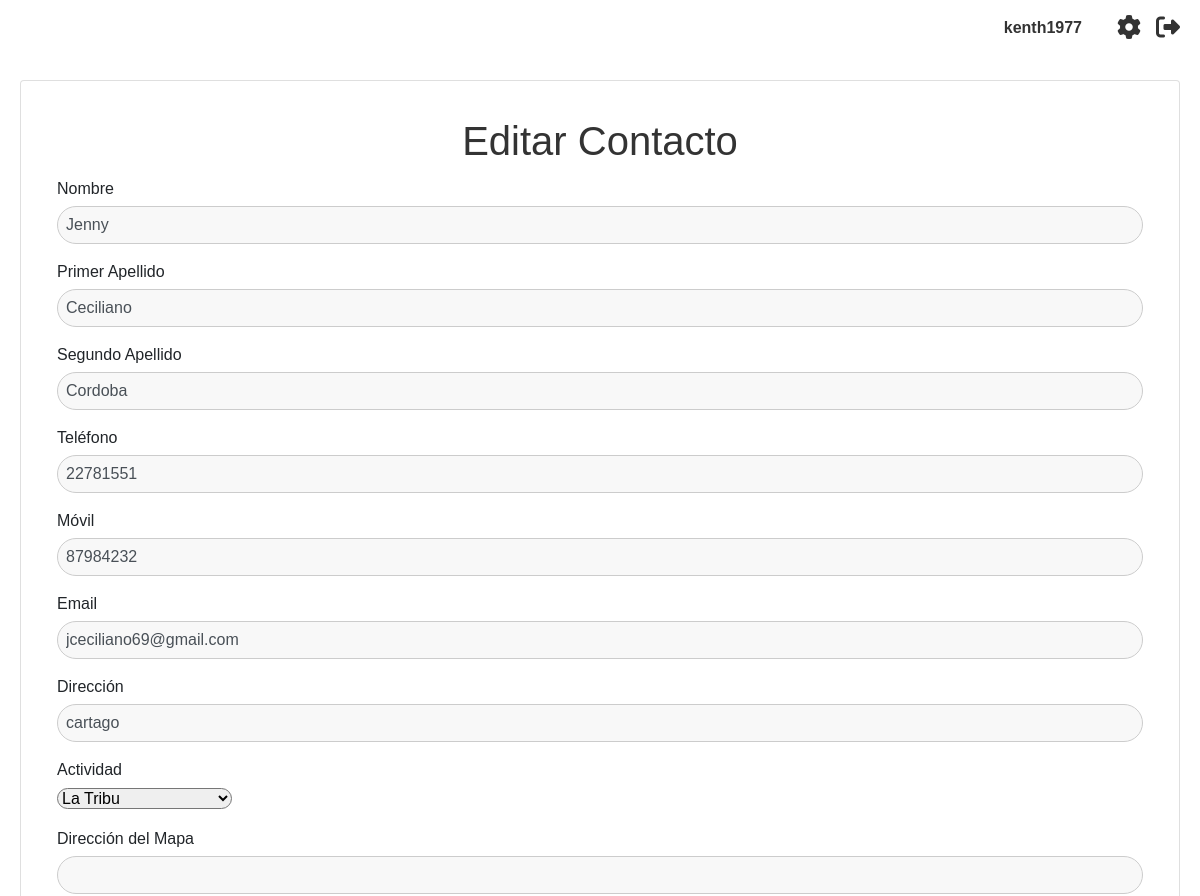
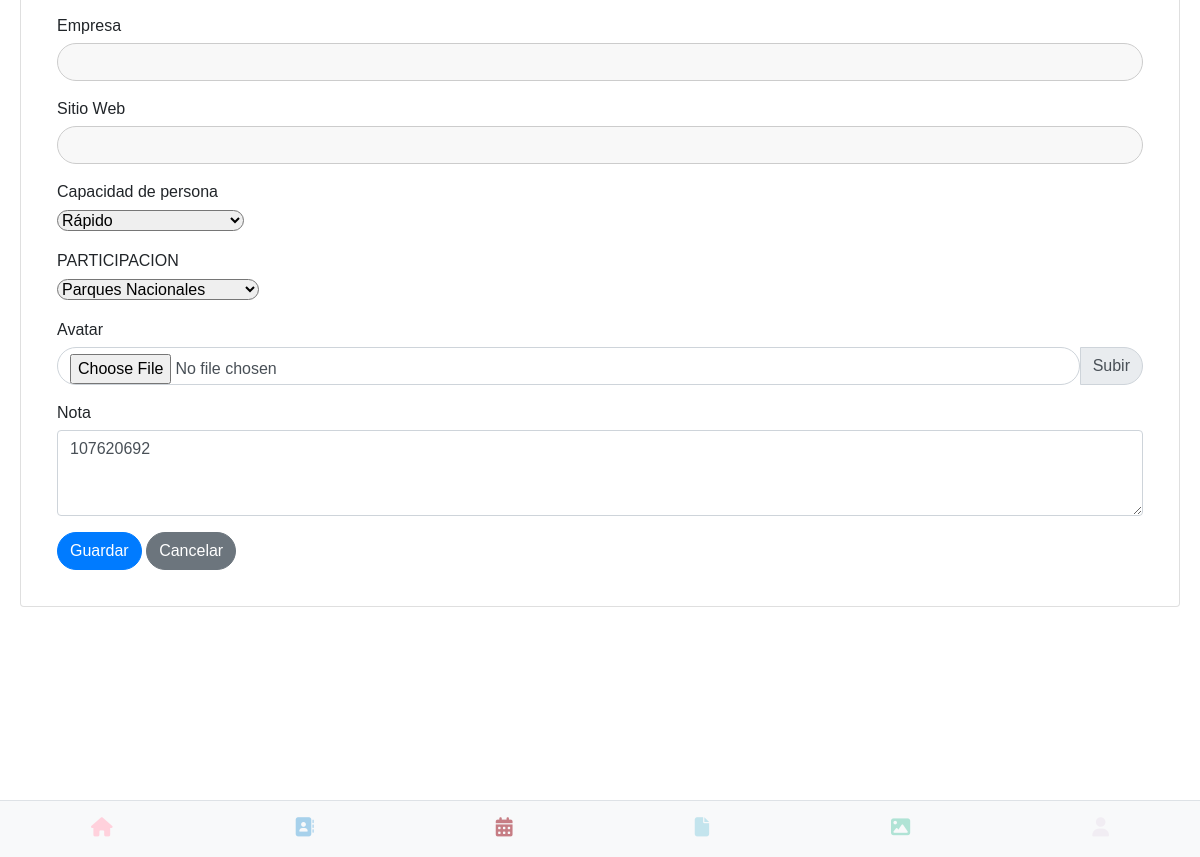
Page /editar_contacto/2 (signed in) on the committed database (2 pictures, top to bottom).
### app.py (models this page shows, shortened)
class User(UserMixin, db.Model):
    __tablename__ = 'users'
    id = db.Column(db.Integer, primary_key=True)
    username = db.Column(db.String(80), unique=True, nullable=False)
    email = db.Column(db.String(120), unique=True, nullable=False)
    cedula = db.Column(db.String(20), unique=True, nullable=False)
    telefono = db.Column(db.String(20), nullable=False)
    password_hash = db.Column(db.String(128))
    image_filename = db.Column(db.String(255), nullable=True)
    @property
    def is_active(self):
        return True

class Contacto(db.Model):
    id = db.Column(db.Integer, primary_key=True)
    nombre = db.Column(db.String(100), nullable=False)
    primer_apellido = db.Column(db.String(100))
    segundo_apellido = db.Column(db.String(100))
    telefono = db.Column(db.String(20), nullable=False)
    movil = db.Column(db.String(20))
    email = db.Column(db.String(120))
    direccion = db.Column(db.String(200))
    actividad = db.Column(db.String(100))
    tipo_actividad = db.Column(db.String(100))
    nota = db.Column(db.Text)
    direccion_mapa = db.Column(db.String(255))
    avatar_path = db.Column(db.String(255)) # Para guardar la ruta del avatar
    fecha_ingreso = db.Column(db.DateTime, default=datetime.utcnow)
    usuario_id = db.Column(db.Integer, db.ForeignKey('users.id'), nullable=False)
    usuario = db.relationship('User', backref=db.backref('contactos', lazy=True))
    empresa = db.Column(db.String(100))
    sitio_web = db.Column(db.String(200))
    capacidad_persona = db.Column(db.String(20))
    participacion = db.Column(db.String(30))

### app.py (the view, shortened to what this page needs)
@app.route('/editar_contacto/<int:id>', methods=['GET', 'POST'])
@login_required
def editar_contacto(id):
    contacto = Contacto.query.filter_by(id=id, usuario_id=current_user.id).first_or_404()
    form = ContactoForm(obj=contacto)
    return render_template('editar_contacto.html', form=form, contacto=contacto, contacto_id=id) # ¡Pasa 'contacto' aquí!

### app.py (called while the page is built)
@login_manager.user_loader
def load_user(user_id):
    return User.query.get(int(user_id))

### templates/editar_contacto.html (shortened to what this page needs)
{% extends 'base.html' %}
{% block content %}
    {% if current_user.is_authenticated %}
        <div class="top-right">
            <span class="username-display">{{ current_user.username }}</span>
            <a href="{{ url_for('perfil') }}" class="gear-icon"><i class="fas fa-cog"></i></a>
            <a href="{{ url_for('logout') }}" class="logout-icon"><i class="fas fa-sign-out-alt"></i></a>
        </div>
    {% endif %}
    <div class="card p-3 mb-5 bg-body rounded">
        <div class="card-body">
            <h1 class="card-title">Editar Contacto</h1>
            <form method="POST" enctype="multipart/form-data">
                <div class="mb-3">
                    {{ form.nombre.label(class="form-label") }}
                    {{ form.nombre(class="form-control rounded-pill", value=form.nombre.data) }}
                </div>
                <div class="mb-3">
                    {{ form.primer_apellido.label(class="form-label") }}
                    {{ form.primer_apellido(class="form-control rounded-pill", value=form.primer_apellido.data or '') }}
                </div>
                <div class="mb-3">
                    {{ form.segundo_apellido.label(class="form-label") }}
                    {{ form.segundo_apellido(class="form-control rounded-pill", value=form.segundo_apellido.data or '') }}
                </div>
                <div class="mb-3">
                    {{ form.telefono.label(class="form-label") }}
                    {{ form.telefono(class="form-control rounded-pill", value=form.telefono.data) }}
                </div>
                <div class="mb-3">
                    {{ form.movil.label(class="form-label") }}
                    {{ form.movil(class="form-control rounded-pill", value=form.movil.data or '') }}
                </div>
                <div class="mb-3">
                    {{ form.email.label(class="form-label") }}
                    {{ form.email(class="form-control rounded-pill", value=form.email.data or '') }}
                </div>
                <div class="mb-3">
                    {{ form.direccion.label(class="form-label") }}
                    {{ form.direccion(class="form-control rounded-pill", value=form.direccion.data or '') }}
                </div>
                <div class="mb-3">
                    {{ form.tipo_actividad.label(class="form-label") }}
                    {{ form.tipo_actividad(class="form-select rounded-pill") }}
                </div>
                <div class="mb-3">
                    {{ form.direccion_mapa.label(class="form-label") }}
                    {{ form.direccion_mapa(class="form-control rounded-pill", value=form.direccion_mapa.data or '') }}
                </div>
                <div class="mb-3">
                    {{ form.empresa.label(class="form-label") }}
                    {{ form.empresa(class="form-control rounded-pill", value=form.empresa.data or '') }}
                </div>
                <div class="mb-3">
                    {{ form.sitio_web.label(class="form-label") }}
                    {{ form.sitio_web(class="form-control rounded-pill", value=form.sitio_web.data or '') }}
                </div>
                <div class="mb-3">
                    {{ form.capacidad_persona.label(class="form-label") }}
                    {{ form.capacidad_persona(class="form-select rounded-pill", value=form.capacidad_persona.data or '') }}
                </div>
                <div class="mb-3">
                    {{ form.participacion.label(class="form-label") }}
                    {{ form.participacion(class="form-select rounded-pill", value=form.participacion.data or '') }}
                </div>
                <div class="mb-3">
                    {{ form.avatar.label(class="form-label") }}
                    <div class="input-group">
                        <input type="file" class="form-control rounded-pill" id="avatar" name="avatar" aria-describedby="avatarHelp">
                        <label class="input-group-text rounded-pill" for="avatar">Subir</label>
                    </div>
                </div>
                <div class="mb-3">
                    {{ form.nota.label(class="form-label") }}
                    {{ form.nota(class="form-control", rows="3", value=form.nota.data or '') }}
                </div>
                {{ form.submit(class="btn btn-primary rounded-pill") }}
                <a href="{{ url_for('listar_contacto') }}" class="btn btn-secondary rounded-pill">Cancelar</a>
            </form>
        </div>
    </div>
{% endblock %}

### templates/base.html (shortened to what this page needs)
<!DOCTYPE html>
<html lang="es">
<head>
    <link rel="stylesheet" type="text/css" href="{{ url_for('static', filename='css/main.css') }}">
</head>
<body>
{% include "flash.html" %}
<div class="container-block margin-bottom-large">
    {% block content %}
    {% endblock %}
</div>
{% include "navbar.html" %}
</body>
</html>

### templates/flash.html (shortened to what this page needs)
<div class="container">
</div>

### templates/navbar.html
<nav class="magic-navbar">
    <div class="magic-nav-buttons">
        <div class="magic-nav-button">
            <a href="{{ url_for('index') }}">
                <i class="fas fa-home"></i>
            </a>
        </div>
        <div class="magic-nav-button">
            <a href="{{ url_for('listar_contacto') }}">
                <i class="fa-solid fa-address-book"></i>
            </a>
        </div>
        <div class="magic-nav-button">
            <a href="{{ url_for('calendario') }}">
                <i class="fa-solid fa-calendar-days"></i>
            </a>
        </div>
        <div class="magic-nav-button">
            <a href="#">
                <i class="fa-solid fa-file"></i>
            </a>
        </div>
        <div class="magic-nav-button">
            <a href="#">
                <i class="fa-solid fa-image"></i>
            </a>
        </div>
        <div class="magic-nav-button">
            {% if current_user.is_authenticated %}
                <a href="#" style="pointer-events: none; opacity: 0.2;">
                    <i class="fas fa-user"></i>
                </a>
            {% else %}
                <a href="{{ url_for('login') }}">
                    <i class="fas fa-user"></i>
                </a>
            {% endif %}
        </div>
    </div>
</nav>

### static/css/navbar.css (style rules this page uses)
.magic-navbar { background-color: #f8f9fa; color: #343a40; padding: 0.5rem 0; position: fixed; bottom: 0; left: 0; width: 100%; z-index: 1000; border-top: 1px solid #dee2e6; }
.magic-nav-buttons { display: flex; justify-content: space-around; align-items: center; }
.magic-nav-button { flex-grow: 1; text-align: center; padding: 0.5rem 0; }
.magic-nav-button a { display: block; color: inherit; text-decoration: none; }
.magic-nav-button i { font-size: 1.2rem; margin-bottom: 0.2rem; }
.magic-nav-button:nth-child(1) i { color: #FFD1DC; }
.magic-nav-button:nth-child(2) i { color: #A7D1EB; }
.magic-nav-button:nth-child(3) i { color: #c67D84; }
.magic-nav-button:nth-child(4) i { color: #C3E4ED; }
.magic-nav-button:nth-child(5) i { color: #B0E3D5; }
.magic-nav-button:nth-child(6) i { color: #D8BFD8; }

### static/css/base.css (style rules this page uses)
body { font-family: sans-serif; margin: 0; }
.margin-bottom-large { margin-bottom: 250px; }
.container { width: 80%; margin: 20px auto; padding: 20px; }
.top-right { position: absolute; top: 10px; right: 20px; display: flex; align-items: center; }
.gear-icon, .logout-icon { font-size: 24px; text-decoration: none; color: #333; margin-left: 15px; }
.username-display { margin-right: 20px; font-weight: bold; color: #333; }
label { display: block; margin-bottom: 5px; }
input[type="text"], input[type="password"] { width: 100%; padding: 8px; box-sizing: border-box; border-radius: 5px; background-color: #f8f8f8; border: 1px solid #ccc; }

### static/css/forms.css (style rules this page uses)
label { display: block; margin-bottom: 5px; }

### static/css/perfil.css (style rules this page uses)
body { font-family: sans-serif; margin: 20px; }

### static/css/calendario.css (style rules this page uses)
h1 { text-align: center; color: #333; margin-bottom: 20px; }

### templates/editar_contacto.html (style rules this page uses)
.input-group-text { border-top-left-radius: 0 !important; border-bottom-left-radius: 0 !important; }

### rows in the picture
User: username "kenth1977"
Contacto: nombre "Jenny", primer_apellido "Ceciliano", segundo_apellido "Cordoba", telefono "22781551", movil "87984232", email "jceciliano69@gmail.com", direccion "cartago", tipo_actividad "La Tribu", capacidad_persona "Rápido", participacion "Parques Nacionales", nota "107620692"
